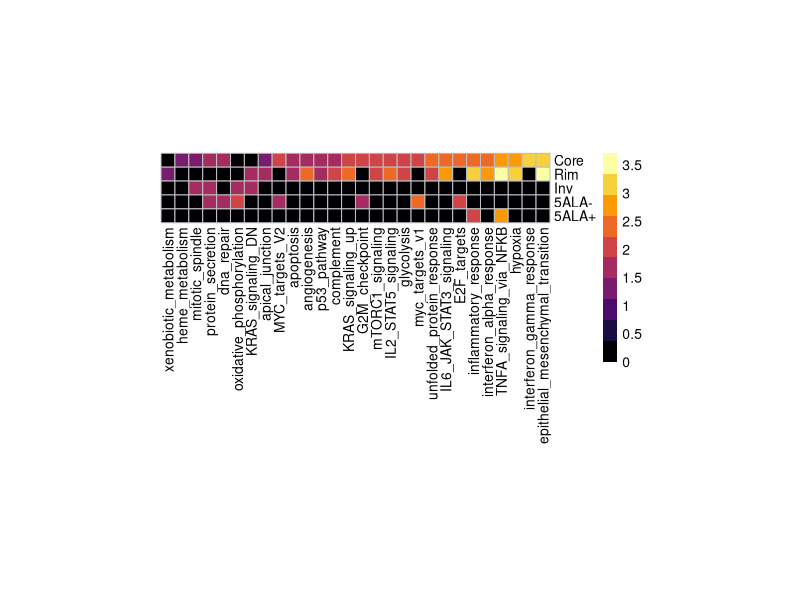
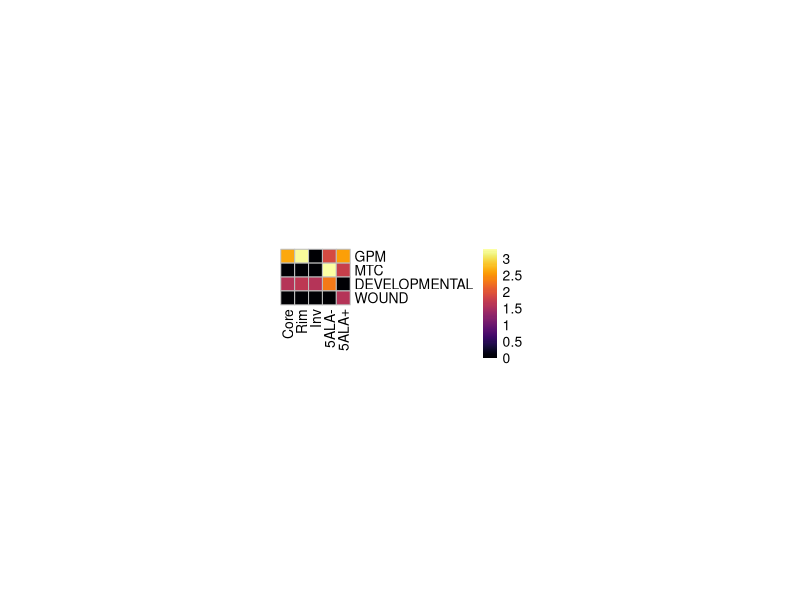
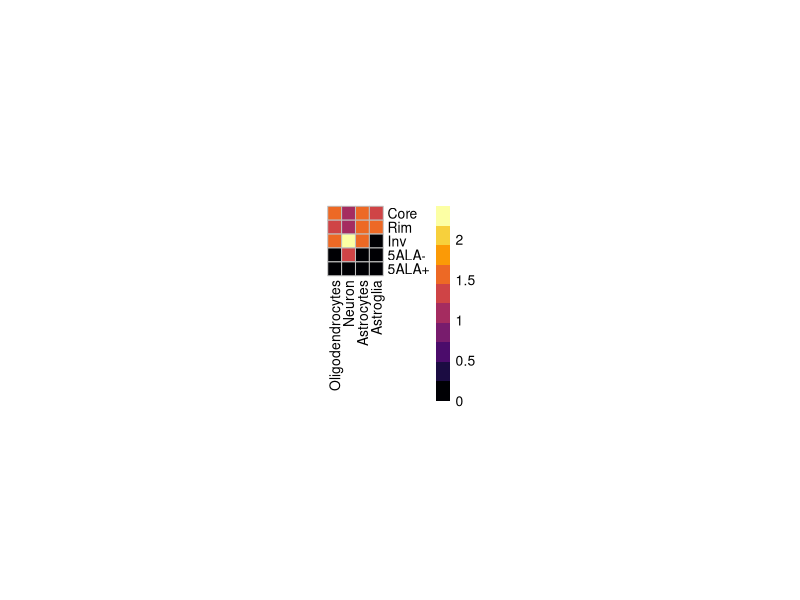

R code for these plots, in order:
setwd('H:/lab data/Glioblastoma/Figures/Codes for github')
library(readxl)
library(pheatmap)
library(RColorBrewer)
library(viridis)
library(openxlsx)

### Figure 1B
mat = read.xlsx("1B.xlsx",rowNames = T)
mat = t(mat)
pheatmap(mat, show_colnames = T, 
         fontsize_row = 10, fontsize_col = 10,
         angle_col = 90,
         cluster_cols = F,
         cluster_rows = F,
         color = inferno(10),
         cellwidth = 10, cellheight = 10, border_color = 'grey')


### Figure 3A
mat = read.csv("3A.csv",row.names = 1)
mat[is.na(mat)] = 0
mat = t(mat)
pheatmap(mat,  show_colnames = T, 
         fontsize_row = 10, fontsize_col = 10,
         angle_col = 90,
         clustering_distance_cols = 'euclidean',
         clustering_distance_rows = 'euclidean',
         cluster_cols = F,
         cluster_rows = F,
         clustering_method = "complete",
         color = inferno(100),
         cellwidth = 10, cellheight = 10, border_color = 'grey')

### Supplementary figure 2K
mat = read.xlsx("Sup 2K.xlsx", rowNames = T)
mat = t(mat)
pheatmap(mat, show_colnames = T, 
         fontsize_row = 10, fontsize_col = 10,
         angle_col = 90,
         cluster_cols = F,
         cluster_rows = F,
         color = inferno(10),
         cellwidth = 10, cellheight = 10, border_color = 'grey')
